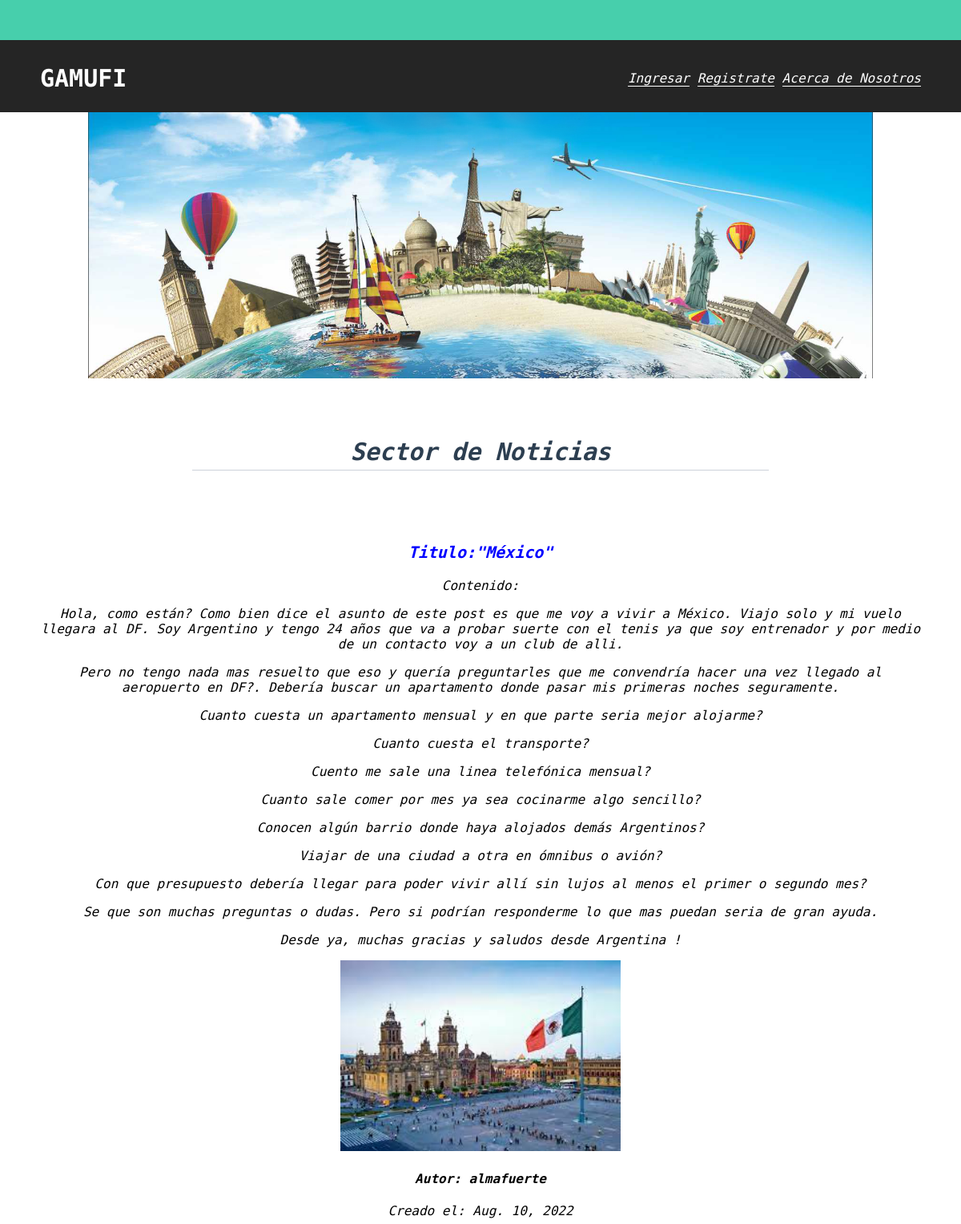
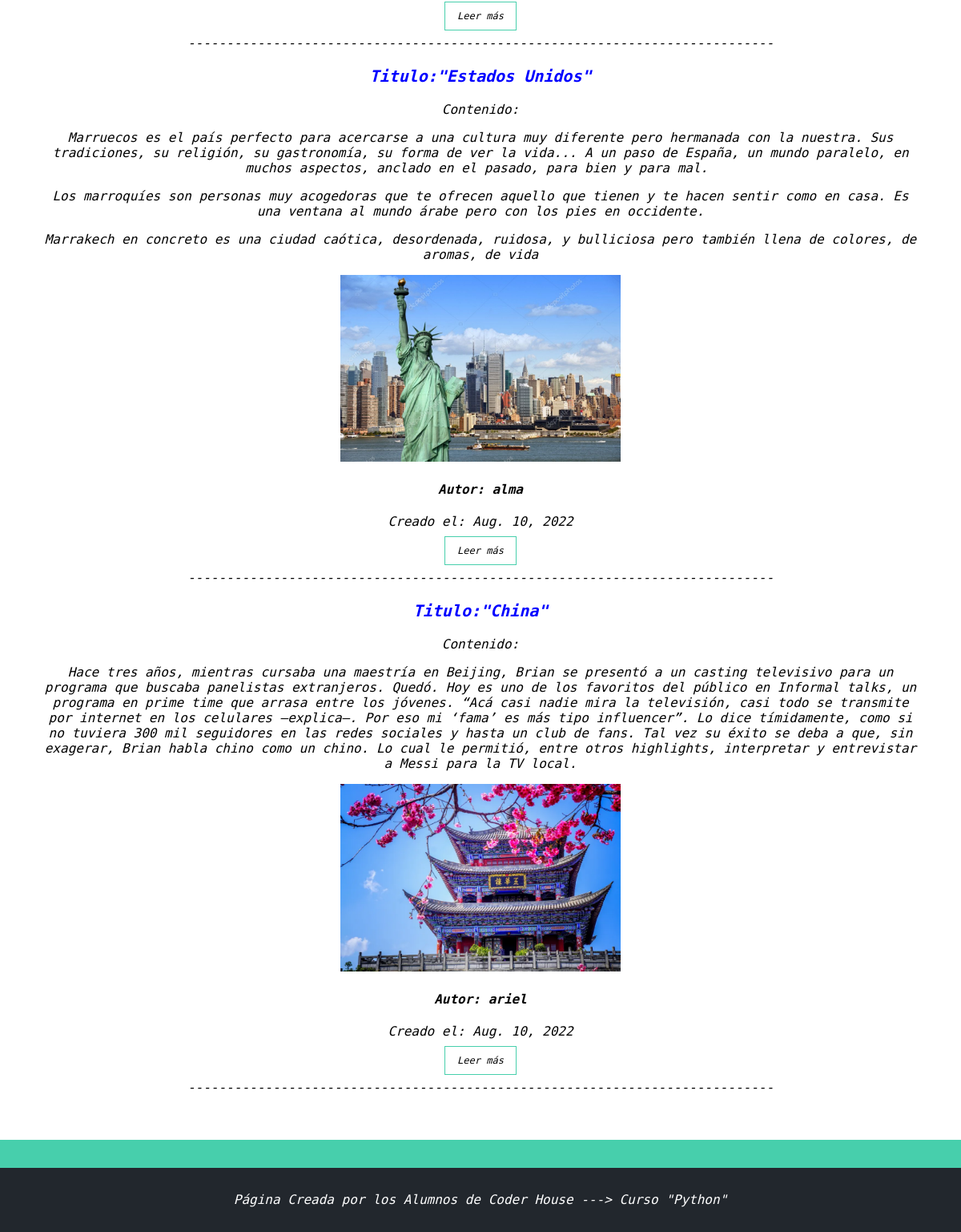
Page /entradas/ on the committed database (2 pictures, top to bottom).
### Articulos/models.py (models this page shows, shortened)
class Entrada(models.Model):
    titulo = models.CharField(max_length=80)
    subtitulo = models.CharField(max_length=80)
    contenido = RichTextField(blank=True, null=True)
    fecha_ingreso = models.DateField(auto_now_add=True)
    imagen = models.ImageField(upload_to='entrada', null=True, blank=True)
    autor = models.ForeignKey(User, on_delete=models.CASCADE)

### Articulos/views.py (the view)
# urls.py: path('entradas/', entradas, name='entradas'),
def entradas(request):
    articulos = Entrada.objects.all().order_by('-fecha_ingreso')
    return render(request, "entradas.html", {"entradas":articulos})

### Articulos/templates/entradas.html
{% extends "padre.html" %}
{% load static %}
{% block Articulo %}
<section class="grid-container blogpost-img-container">
  <img src="{% static '\imagenes\aaa.jpg' %}" alt="" />
</section>
<section class="blogpost-main-container">
  <div class="grid-container-blog">
    <h3 style="color:#2c3e50;font-size: 30px; text-align: center;">Sector de Noticias</h3>
  </div>
</section>
<section class="blogs-post-container">
  <section  style="text-align: center;">
    {% for entrada in entradas %}
      <h3 style="color: blue;font-size:20px;"> Titulo:"{{ entrada.titulo }}"</h3>
      <p style="text-align:center; margin:0 auto;">Contenido: {{ entrada.contenido|safe }}</p>
      {% if entrada.imagen %}
      <img src="{{ entrada.imagen.url }}" alt="Imagen de entrada" style="width:350px ;">
      {% endif %}
      <h4>Autor: {{ entrada.autor }}</h4>
      <p>Creado el: {{ entrada.fecha_ingreso }}</p>
      <a href="{% url 'detalle' entrada.id %}"  class="blogs-button" >Leer más</a>
      <section style="margin-bottom: 10px;">
        <p>----------------------------------------------------------------------------</p>
      </section>
    {% endfor %}
  </section>
</section>
{% endblock %}

### Articulos/static/main.css (style rules this page uses)
body { font-family: 'Roboto Mono', monospace; margin: 0; padding: 0; }
a { text-decoration: none; display: inline; color: black; }
.grid-container { max-width: 980px; margin: auto; }
.blogs-post-container { padding: 0 50px 40px; }
.blogs-button { border: 1px solid #47cfac; padding: 10px 15px; font-size: 12px; font-weight: 500; width: 60px; }
.blogpost-img-container { padding: 0 50px 40px; }
.blogpost-img-container img { width: 100%; }
.blogpost-main-container { padding: 0 50px 40px; }
.grid-container-blog { max-width: 720px; margin: auto; }
.blogpost-main-container h3 { border-bottom: 1px solid #cdd2da; padding-bottom: 5px; }

### rows in the picture
Entrada: titulo "México", contenido "Hola, como están? Como bien dice el asunto de este post es que me voy a vivir a México. Viajo solo y mi vuelo llegara al DF. Soy Argentino y tengo 24 años que va a probar suerte con el tenis ya que soy entrenador y por medio de un contacto voy a un club de alli. Pero no tengo nada mas resuelto que eso y quería preguntarles que me convendría hacer una vez llegado al aeropuerto en DF?. Debería buscar un apartamento donde pasar mis primeras noches seguramente. Cuanto cuesta un apartamento mensual y en que parte seria mejor alojarme? Cuanto cuesta el transporte? Cuento me sale una linea telefónica mensual? Cuanto sale comer por mes ya sea cocinarme algo sencillo? Conocen algún barrio donde haya…", imagen (picture), autor "almafuerte", fecha_ingreso "Aug. 10, 2022"
Entrada: titulo "Estados Unidos", contenido "Marruecos es el país perfecto para acercarse a una cultura muy diferente pero hermanada con la nuestra. Sus tradiciones, su religión, su gastronomía, su forma de ver la vida... A un paso de España, un mundo paralelo, en muchos aspectos, anclado en el pasado, para bien y para mal. Los marroquíes son personas muy acogedoras que te ofrecen aquello que tienen y te hacen sentir como en casa. Es una ventana al mundo árabe pero con los pies en occidente. Marrakech en concreto es una ciudad caótica, desordenada, ruidosa, y bulliciosa pero también llena de colores, de aromas, de vida", imagen (picture), autor "alma", fecha_ingreso "Aug. 10, 2022"
Entrada: titulo "China", contenido "Hace tres años, mientras cursaba una maestría en Beijing, Brian se presentó a un casting televisivo para un programa que buscaba panelistas extranjeros. Quedó. Hoy es uno de los favoritos del público en Informal talks , un programa en prime time que arrasa entre los jóvenes. “Acá casi nadie mira la televisión, casi todo se transmite por internet en los celulares –explica–. Por eso mi ‘fama’ es más tipo influencer ”. Lo dice tímidamente, como si no tuviera 300 mil seguidores en las redes sociales y hasta un club de fans. Tal vez su éxito se deba a que, sin exagerar, Brian habla chino como un chino. Lo cual le permitió, entre otros highlights , interpretar y entrevistar a Messi para la TV…", imagen (picture), autor "ariel", fecha_ingreso "Aug. 10, 2022"
